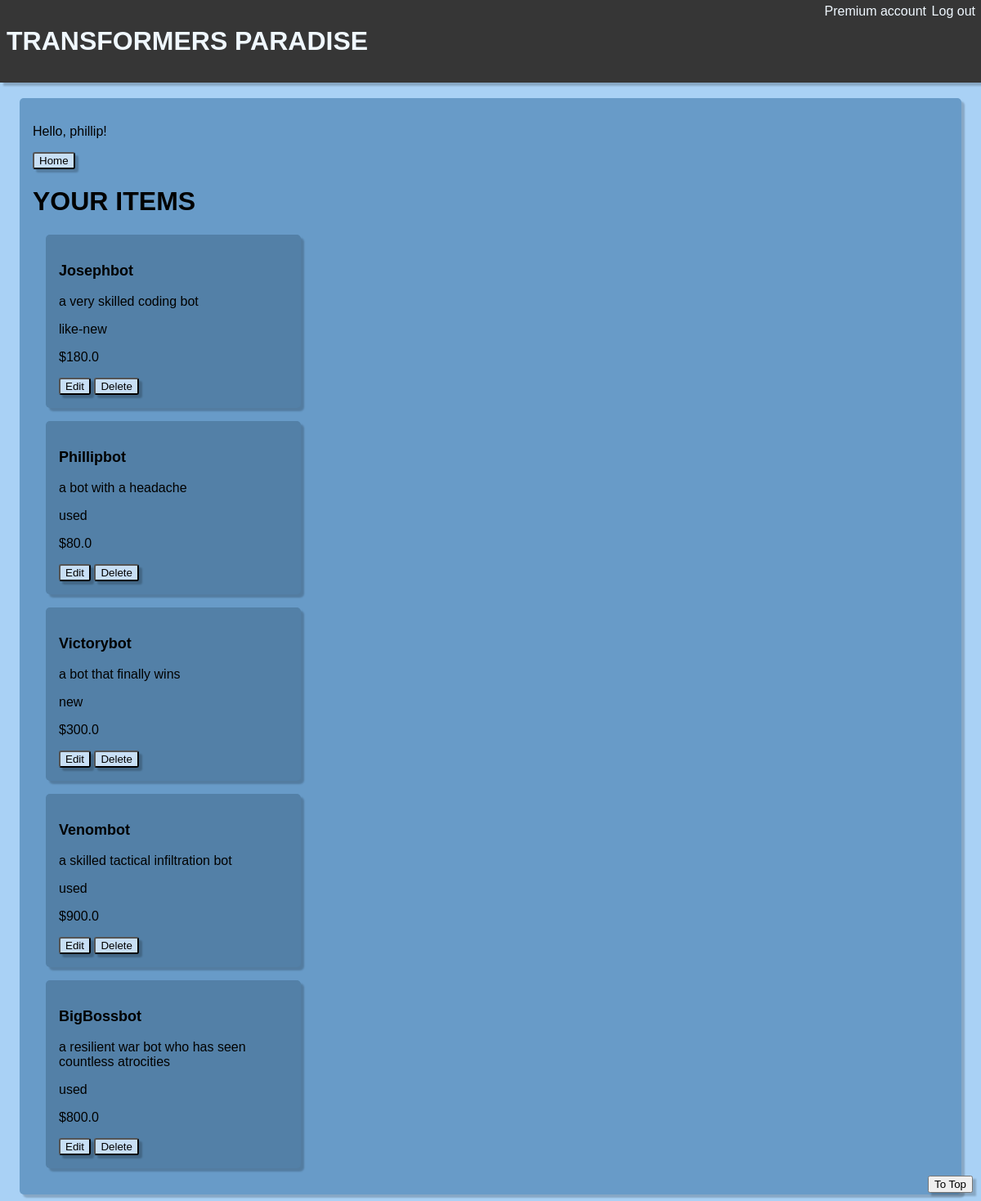
Before: /allposts/ (signed in) with the older database file.
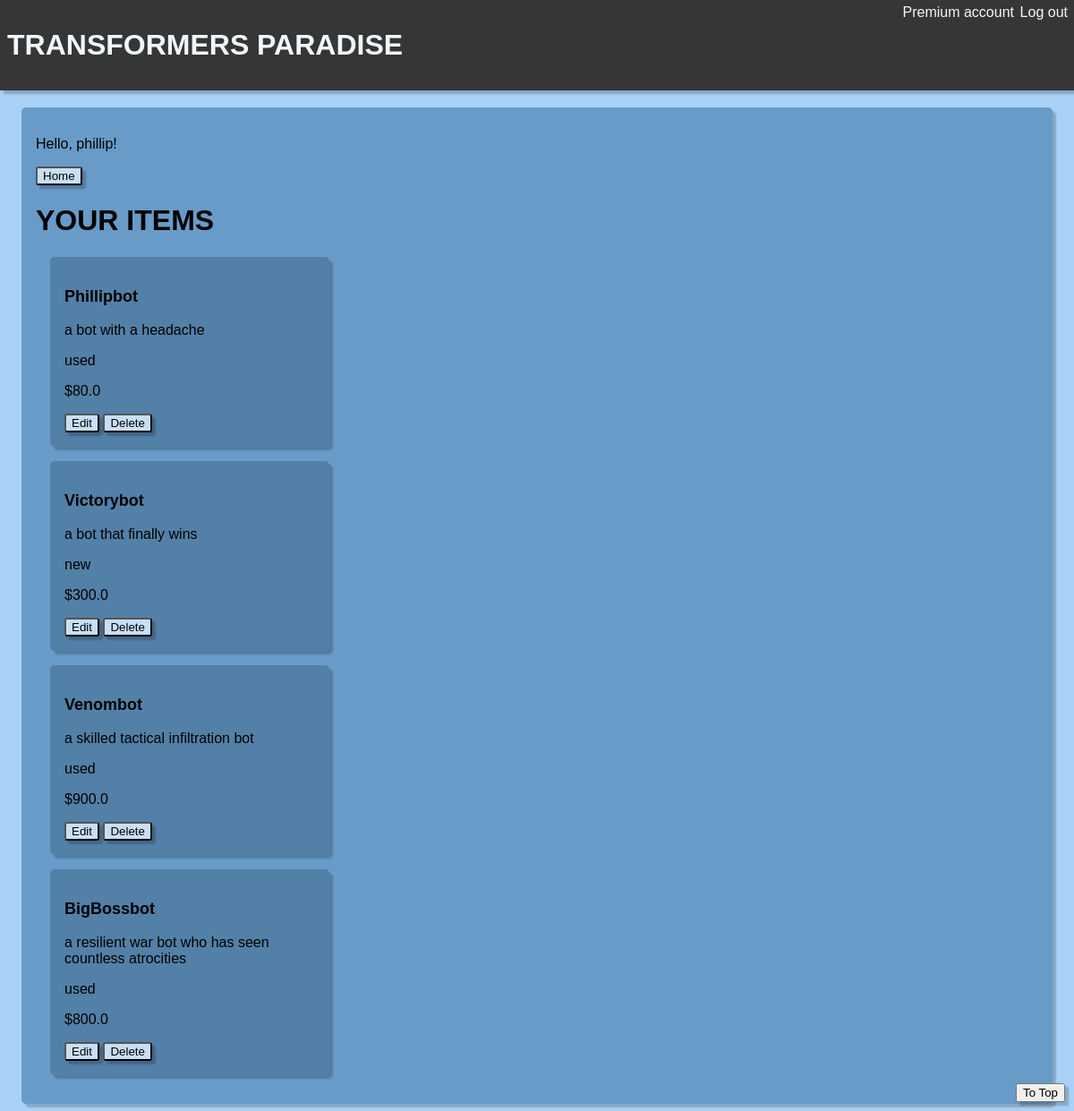
After: the same page with the newer database file.
### app/models.py (models this page shows)
class postModel(models.Model):
    CHOICES = (
        ("new", "new"),
        ("like-new", "like-new"),
        ("used-good", "used-good"),
        ("used", "used"),
    )
    user = models.ForeignKey(
        User,
        related_name="user_posts",
        on_delete=models.CASCADE,
        default=None,
        null=True,
    )
    name = models.CharField(max_length=100)
    desc = models.CharField(max_length=200)
    cond = models.CharField(choices=CHOICES, max_length=100)
    price = models.FloatField()

### app/decorators.py (the view)
        def wrapper_func(request, *args, **kwargs):
            groups = [None]
            if request.user.groups.exists():
                groups = request.user.groups.all()
            for each in groups:
                if each.name in allowed_roles:
                    return view_func(request, *args, **kwargs)
            else:
                return HttpResponse("You are not authorized to view this page.")

### app/views.py (called while the page is built)
@login_required(login_url="login")
@allowed_users(allowed_roles=["Premium"])
def all_postsView(request):
    user = request.user
    users_posts = user.user_posts.all()
    post_list = list(users_posts)
    if post_list == []:
        post_list = None
    print(post_list)
    return render(request, "allposts.html", {"post_list": post_list})

### app/templates/allposts.html (shortened to what this page needs)
{% extends 'home.html' %} {% block content %}
<button class="button"><a href="{% url "home" %}">Home</a></button>
<h1>YOUR ITEMS</h1>
{% if post_list is not None %}
{% for item in post_list %}
<div class="item">
    <p class="item_name">{{ item.name }}</p>
    <p>{{ item.desc }}</p>
    <p>{{ item.cond }}</p>
    <p>${{ item.price }}</p>
    <button class="button"><a href="{% url "update" item.id %}">Edit</a></button>
    <button class="button"><a href="{% url "delete" item.id %}">Delete</a></button>
</div>
{% endfor %}{% endif %} {% endblock content %}

Changed rows visible on the page:
removed postModel: name "Josephbot", desc "a very skilled coding bot", cond "like-new", price "180.0"
